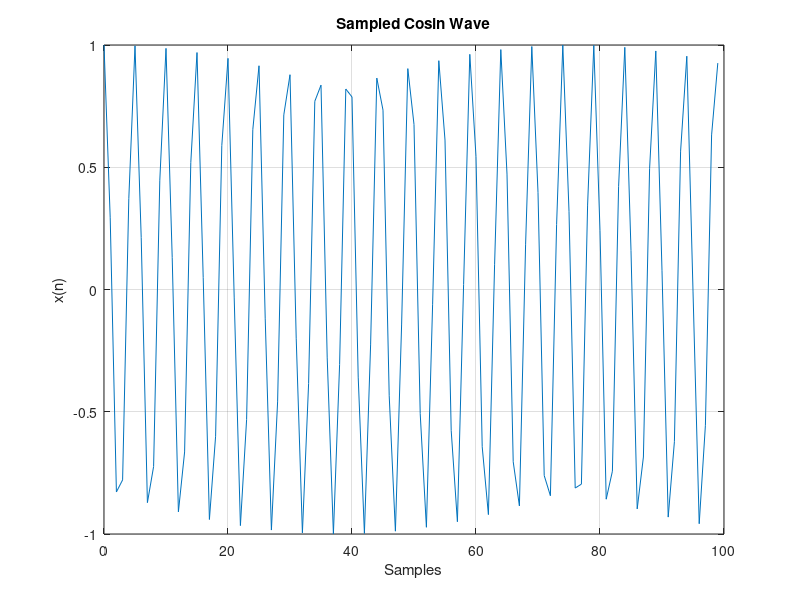
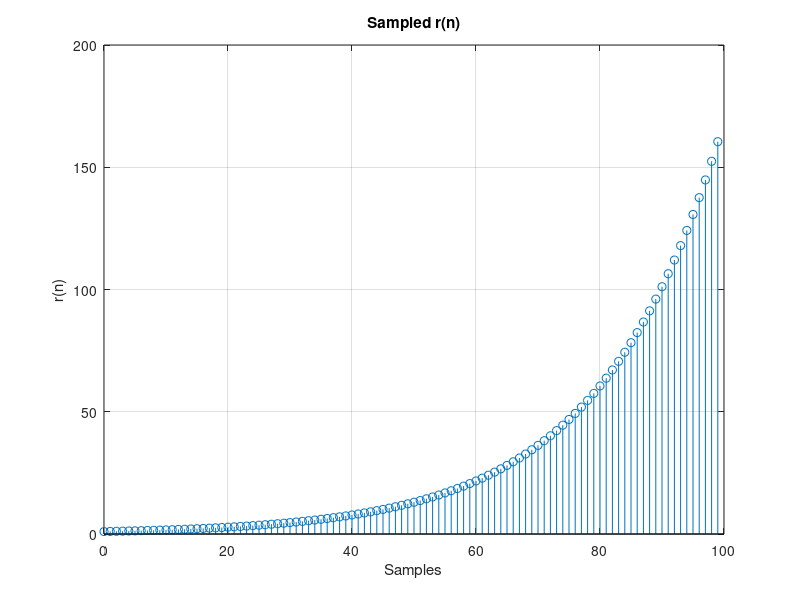
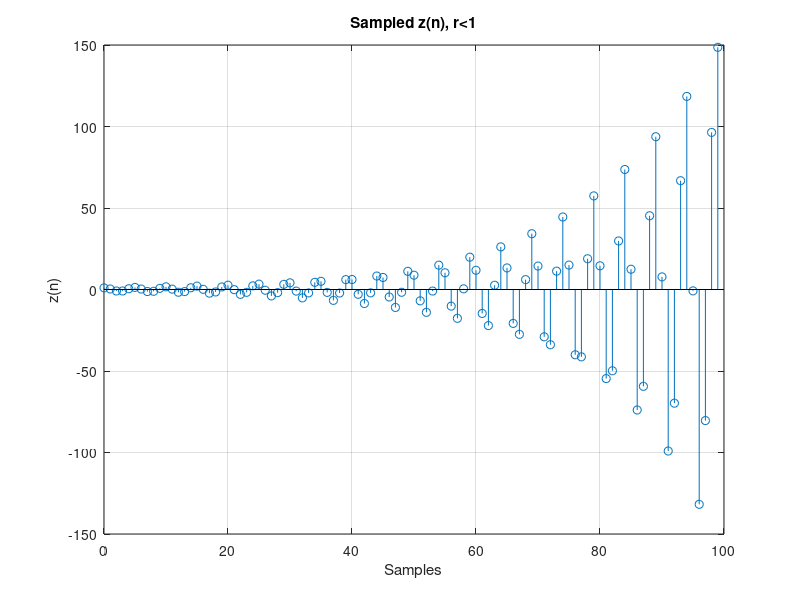
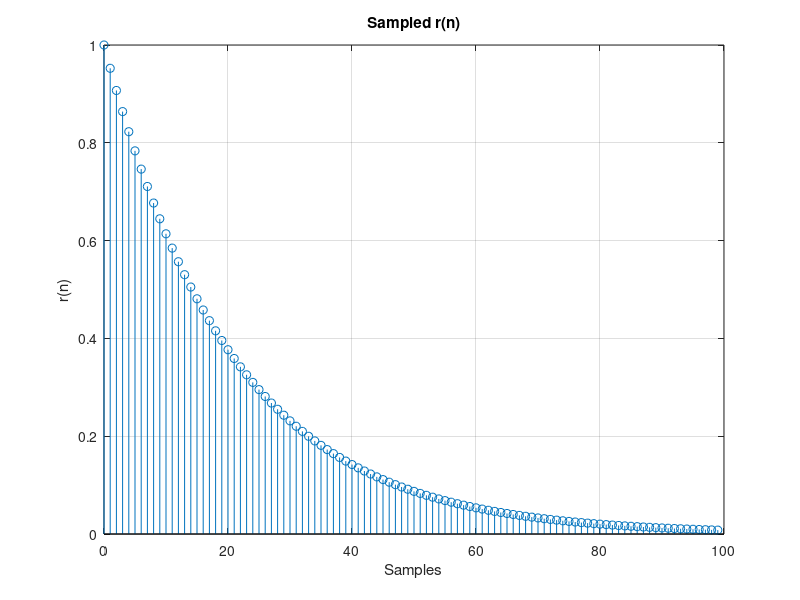

Here is the MATLAB script that generated these plots, in order: (Note: this script raises an error after producing the figures.)
%%%%%%%%%%%%%%%%%%%%%%%%%%%%%%%%%%%%%%%%%%%%%%%%%%%%%%%%%%%%%%%%%%
%Jordan Hayes
%Lab 11: Z Transform and the Discrete Time Fourier Series 
%EGR 323: Signal Processing and Analysis 
%Professor Krug 
%7/28/2021
%%%%%%%%%%%%%%%%%%%%%%%%%%%%%%%%%%%%%%%%%%%%%%%%%%%%%%%%%%%%%%%%%%
%objective is to explore using the z transform to simplify the Fourier
%transform of a discrete time signal. 


%generate a sampled cosine wave

n = 0:1:99;                 %sample vector, 100 total

x_n = cos((4/pi) .* n);     %cosine vector that repeats every 8 samples

figure(1); 
plot(n, x_n); 
grid; 
xlabel('Samples'); 
ylabel('x(n)'); 
title('Sampled Cosin Wave'); 

%%%%%%%%%%%%%%%%%%%%%%%%%%%%%%%%%%%%%%%%%%%%%%%%%%%
%Plotting 100 samples of r^-n with r < 1
r = .95; 
r_n = r.^(-n); 

figure(2); 
stem(n, r_n); 
grid; 
xlabel('Samples'); 
ylabel('r(n)'); 
title('Sampled r(n)'); 

%%%%%%%%%%%%%%%%%%%%%%%%%%%%%%%%%%%%%%%%%%%%%%%%%%%
%plot x(n) * r(n) 

z_n = r_n .* x_n; 

figure(3); 
stem(n, z_n); 
grid; 
xlabel('Samples'); 
ylabel('z(n)'); 
title('Sampled z(n), r<1'); 


%%%%%%%%%%%%%%%%%%%%%%%%%%%%%%%%%%%%%%%%%%%%%%%%%%%

r = 1.05;

r_n = r.^(-n); 

figure(4); 
stem(n, r_n); 
grid; 
xlabel('Samples'); 
ylabel('r(n)'); 
title('Sampled r(n)'); 

%%%%%%%%%%%%%%%%%%%%%%%%%%%%%%%%%%%%%%%%%%%%%%%%%%%%%%
r_n = r.^(-n); 
z_n = r_n .* x_n; 


figure(5); 
stem(n, z_n); 
grid; 
xlabel('Samples'); 
ylabel('z(n)'); 
title('Sampled z(n), r > 1'); 

%%%%%%%%%%%%%%%%%%%%%%%%%%%%%%%%%%%%%%%%%%%%%%%%%%%%
r = 1;

r_n = r.^(-n); 

figure(6); 
stem(n, r_n); 
grid; 
xlabel('Samples'); 
ylabel('r(n)'); 
title('Sampled r(n)'); 
%%%%%%%%%%%%%%%%%%%%%%%%%%%%%%%%%%%%%%

r = 1;

r_n = r.^(-n); 
z_n = r_n .* x_n; 


figure(7); 
plot(n, z_n); 
grid; 
xlabel('Samples'); 
ylabel('z(n)'); 
title('Sampled z(n), r > 1'); 

%%%%%%%%%%%%%%%%%%%%%%%%%%%%%%%%%%%%%%%%%%%%%%%%%%%%%%
%5. 
syms x a n

a = (1/10).^n;

ans_5a = ztrans(a); 

syms x w n
x = sin(w.*n);

ans_5b = ztrans(x); 

syms x w n
x = cos(w.*n);

ans_5c = ztrans(x);

syms x n
x = exp(1j.*4.*n);

ans_5d = ztrans(x);

%%%%%%%%%%%%%%%%%%%%%%%%%%%%%%%%%%%%%%%%%%%%%%%%%%%
%6.

num_6 = [1,0]; 

den_6a = [1,-.6,1]; 

den_6b = [1,-.707, .25];

den_6c = [1,-2,1.5];

figure(8); 
grid; 
zplane(num_6, den_6a); 
title('Z-Plane Plot, 6-a');

figure(9); 
grid; 
impz(num_6, den_6a); 
title('Impulse Response Plot, 6-a');


figure(10); 
grid; 
zplane(num_6, den_6b); 
title('Z-Plane Plot, 6-b');

figure(11); 
grid; 
impz(num_6, den_6b); 
title('Impulse Response Plot, 6-b');

figure(12); 
grid; 
zplane(num_6, den_6c); 
title('Z-Plane Plot, 6-c');

figure(13); 
grid; 
impz(num_6, den_6c); 
title('Impulse Response Plot, 6-c');

%%%%%%%%%%%%%%%%%%%%%%%%%%%%%%%%%%%%%%%%%%%%%%%%%%%%%%%%%%
%7. 

figure(14); 
freqz(num_6, den_6a); 
title('Magnitude and Phase for 6-a'); 

figure(15); 
freqz(num_6, den_6b); 
title('Magnitude and Phase for 6-b'); 

figure(16); 
freqz(num_6, den_6c); 
title('Magnitude and Phase for 6-c'); 








